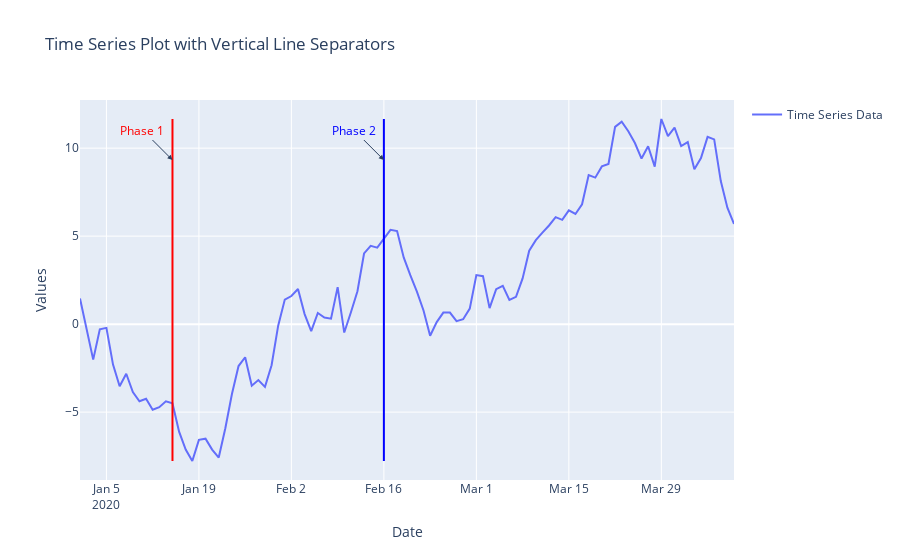

The code cell stored with this chart in its notebook:
### Code cell
import plotly.graph_objects as go
import pandas as pd
import numpy as np

# Sample data
dates = pd.date_range('2020-01-01', periods=100)
values = np.random.randn(100).cumsum()

# Create a Plotly figure
fig = go.Figure()

# Add time series data
fig.add_trace(go.Scatter(x=dates, y=values, mode='lines', name='Time Series Data'))

# Add vertical line separators
fig.add_shape(
    type="line",
    x0="2020-01-15", y0=min(values), x1="2020-01-15", y1=max(values),
    line=dict(color="Red", width=2),
)

fig.add_shape(
    type="line",
    x0="2020-02-16", y0=min(values), x1="2020-02-16", y1=max(values),
    line=dict(color="Blue", width=2),
)

# Add annotations for the phases (optional)
fig.add_annotation(
    x="2020-01-15", y=max(values) * 0.8,  # Adjust y for vertical position
    text="Phase 1",
    showarrow=True,
    arrowhead=2,
    ax=-30,
    ay=-30,
    font=dict(color="Red")
)

fig.add_annotation(
    x="2020-02-16", y=max(values) * 0.8,  # Adjust y for vertical position
    text="Phase 2",
    showarrow=True,
    arrowhead=2,
    ax=-30,
    ay=-30,
    font=dict(color="Blue")
)

# Update layout
fig.update_layout(
    title='Time Series Plot with Vertical Line Separators',
    xaxis_title='Date',
    yaxis_title='Values',
    showlegend=True
)

# Show the figure
fig.show()

### Figure 1 — Plotly figure (JSON) as saved in the notebook; plotly's stock layout.template omitted (floating-point values rounded to 4 significant figures)
{"data": [{"mode": "lines", "name": "Time Series Data", "type": "scatter", "x": ["2020-01-01T00:00:00", "2020-01-02T00:00:00", "2020-01-03T00:00:00", "2020-01-04T00:00:00", "2020-01-05T00:00:00", "2020-01-06T00:00:00", "2020-01-07T00:00:00", "2020-01-08T00:00:00", "2020-01-09T00:00:00", "2020-01-10T00:00:00", "2020-01-11T00:00:00", "2020-01-12T00:00:00", "2020-01-13T00:00:00", "2020-01-14T00:00:00", "2020-01-15T00:00:00", "2020-01-16T00:00:00", "2020-01-17T00:00:00", "2020-01-18T00:00:00", "2020-01-19T00:00:00", "2020-01-20T00:00:00", "2020-01-21T00:00:00", "2020-01-22T00:00:00", "2020-01-23T00:00:00", "2020-01-24T00:00:00", "2020-01-25T00:00:00", "2020-01-26T00:00:00", "2020-01-27T00:00:00", "2020-01-28T00:00:00", "2020-01-29T00:00:00", "2020-01-30T00:00:00", "2020-01-31T00:00:00", "2020-02-01T00:00:00", "2020-02-02T00:00:00", "2020-02-03T00:00:00", "2020-02-04T00:00:00", "2020-02-05T00:00:00", "2020-02-06T00:00:00", "2020-02-07T00:00:00", "2020-02-08T00:00:00", "2020-02-09T00:00:00", "2020-02-10T00:00:00", "2020-02-11T00:00:00", "2020-02-12T00:00:00", "2020-02-13T00:00:00", "2020-02-14T00:00:00", "2020-02-15T00:00:00", "2020-02-16T00:00:00", "2020-02-17T00:00:00", "2020-02-18T00:00:00", "2020-02-19T00:00:00", "2020-02-20T00:00:00", "2020-02-21T00:00:00", "2020-02-22T00:00:00", "2020-02-23T00:00:00", "2020-02-24T00:00:00", "2020-02-25T00:00:00", "2020-02-26T00:00:00", "2020-02-27T00:00:00", "2020-02-28T00:00:00", "2020-02-29T00:00:00", "2020-03-01T00:00:00", "2020-03-02T00:00:00", "2020-03-03T00:00:00", "2020-03-04T00:00:00", "2020-03-05T00:00:00", "2020-03-06T00:00:00", "2020-03-07T00:00:00", "2020-03-08T00:00:00", "2020-03-09T00:00:00", "2020-03-10T00:00:00", "2020-03-11T00:00:00", "2020-03-12T00:00:00", "2020-03-13T00:00:00", "2020-03-14T00:00:00", "2020-03-15T00:00:00", "2020-03-16T00:00:00", "2020-03-17T00:00:00", "2020-03-18T00:00:00", "2020-03-19T00:00:00", "2020-03-20T00:00:00", "2020-03-21T00:00:00", "2020-03-22T00:00:00", "2020-03-23T00:00:00", "2020-03-24T00:00:00", "2020-03-25T00:00:00", "2020-03-26T00:00:00", "2020-03-27T00:00:00", "2020-03-28T00:00:00", "2020-03-29T00:00:00", "2020-03-30T00:00:00", "2020-03-31T00:00:00", "2020-04-01T00:00:00", "2020-04-02T00:00:00", "2020-04-03T00:00:00", "2020-04-04T00:00:00", "2020-04-05T00:00:00", "2020-04-06T00:00:00", "2020-04-07T00:00:00", "2020-04-08T00:00:00", "2020-04-09T00:00:00"], "y": [1.456, -0.2915, -2.017, -0.2957, -0.2129, -2.3, -3.53, -2.818, -3.864, -4.382, -4.244, -4.861, -4.722, -4.386, -4.505, -6.113, -7.128, -7.777, -6.575, -6.509, -7.129, -7.58, -5.916, -3.971, -2.381, -1.881, -3.5, -3.181, -3.565, -2.335, -0.087, 1.393, 1.598, 1.998, 0.5712, -0.401, 0.6309, 0.3716, 0.3084, 2.105, -0.4781, 0.6619, 1.867, 4.016, 4.452, 4.347, 4.823, 5.355, 5.285, 3.789, 2.783, 1.846, 0.7791, -0.6599, 0.1163, 0.6553, 0.6574, 0.1666, 0.2763, 0.883, 2.785, 2.726, 0.9112, 1.991, 2.175, 1.372, 1.552, 2.601, 4.174, 4.769, 5.198, 5.605, 6.077, 5.927, 6.463, 6.261, 6.812, 8.466, 8.324, 8.963, 9.099, 11.21, 11.5, 10.96, 10.29, 9.41, 10.11, 8.95, 11.66, 10.69, 11.16, 10.12, 10.34, 8.797, 9.437, 10.64, 10.5, 8.129, 6.617, 5.693]}], "layout": {"annotations": [{"arrowhead": 2, "ax": -30, "ay": -30, "font": {"color": "Red"}, "showarrow": true, "text": "Phase 1", "x": "2020-01-15", "y": 9.325}, {"arrowhead": 2, "ax": -30, "ay": -30, "font": {"color": "Blue"}, "showarrow": true, "text": "Phase 2", "x": "2020-02-16", "y": 9.325}], "shapes": [{"line": {"color": "Red", "width": 2}, "type": "line", "x0": "2020-01-15", "x1": "2020-01-15", "y0": -7.777, "y1": 11.66}, {"line": {"color": "Blue", "width": 2}, "type": "line", "x0": "2020-02-16", "x1": "2020-02-16", "y0": -7.777, "y1": 11.66}], "showlegend": true, "title": {"text": "Time Series Plot with Vertical Line Separators"}, "xaxis": {"title": {"text": "Date"}}, "yaxis": {"title": {"text": "Values"}}}}
